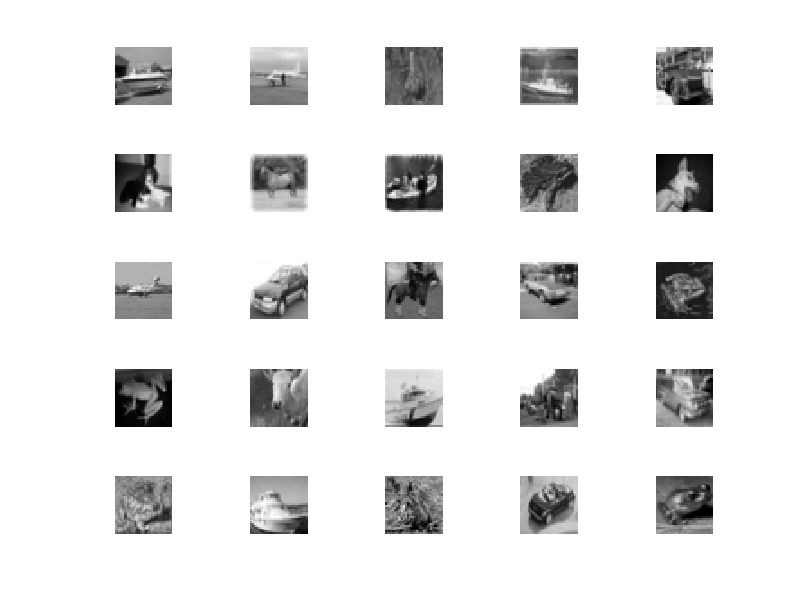

This chart was generated by the following MATLAB code: (Note: this script raises an error after producing the figure.)
% File 'cifar_data.mat' contains matrix A and vector (uint8 data type)
load('cifar_data.mat');

% Convert to double data type for computations
X = double(A);
x = double(a);

% Number of samples
P = size(X,1);

% Number of features
N = size(X,2);

% Find data center
mX = mean(X, 1);

% Compute the centered data
X0 = X - mX;

% Compute whitening transformation W so that Xw = X0 * W
[U,S,V] = svd(X0, 'econ');
r = rank(X0);
W = sqrt(P - 1) * V(:, 1:r) * inv(S(1:r, 1:r));

% Compute whitened data matrix Xw so that cov( Xw ) = eye( N )
Xw = X0 * W;

% Transform the new sample x into whitened feature space
xw = (x - mX) * W;

% Plot the result (not mandatory, but beneficial)
% Show first MxM images
M = 5;

figure
for i = 1:M^2
    subplot(M,M,i)
    imshow( reshape( X(i,:), 32, 32 )', [0 255] )
end
sgtitle('Original data')

range = max(abs(Xw(:)));
figure
for i = 1:M^2
    subplot(M,M,i)
    imshow( reshape( Xw(i,:), 32, 32 )', [-range range] )
end
sgtitle('Whitened data')

figure
subplot(121)
imshow( reshape( x, 32, 32 )', [0 255] )
title('Original new sample')
subplot(122)
imshow( reshape( xw, 32, 32 )', [-range range] )
title('Whitened new sample')
